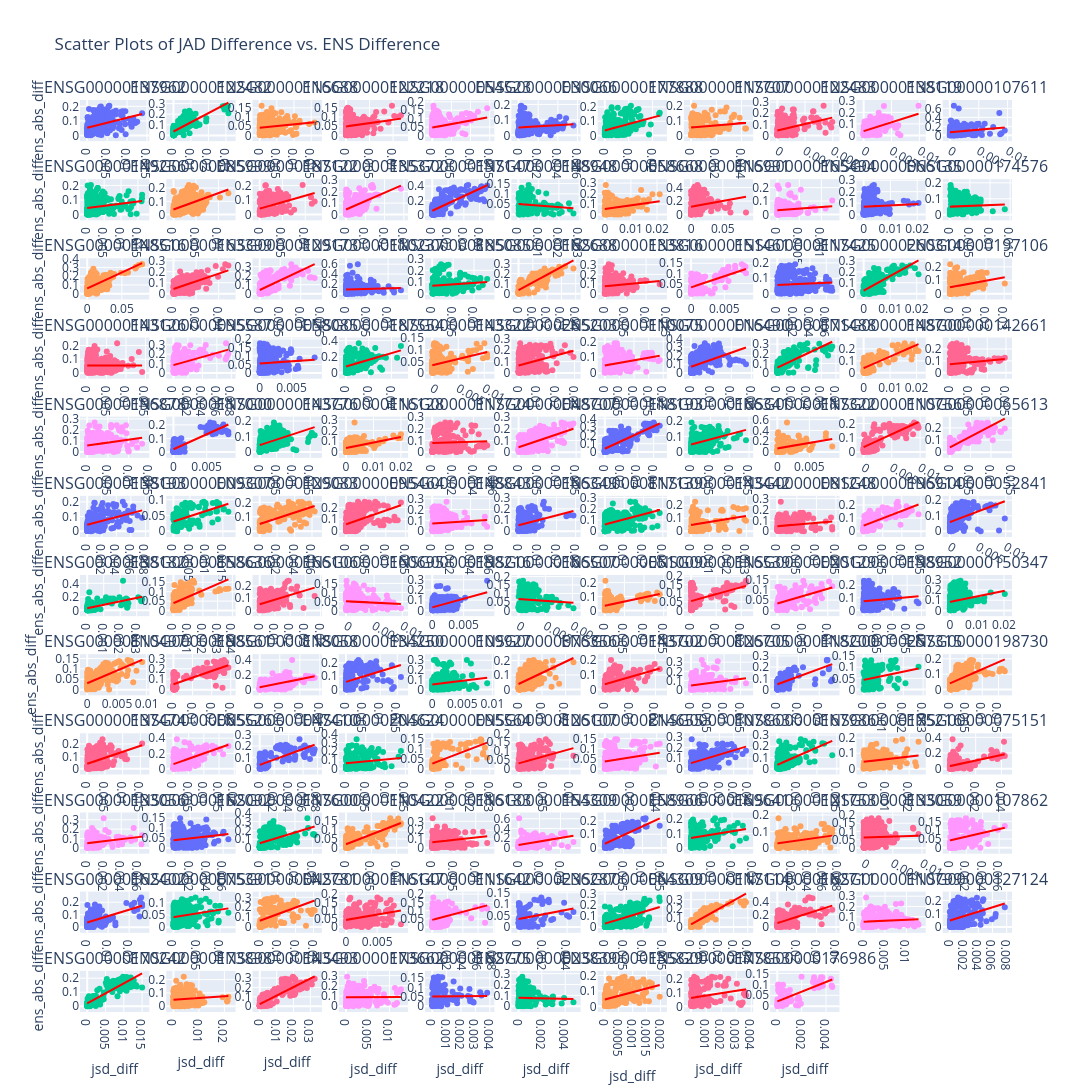

The notebook cell saved with this chart:
### Code cell
# # Usage example
# fig = plot_gene_data(gene_data_dict, 'jsd_diff', 'ens_abs_diff')

# fig.update_layout(
# title_text="Scatter Plots of JAD Difference vs. ENS Difference",)
